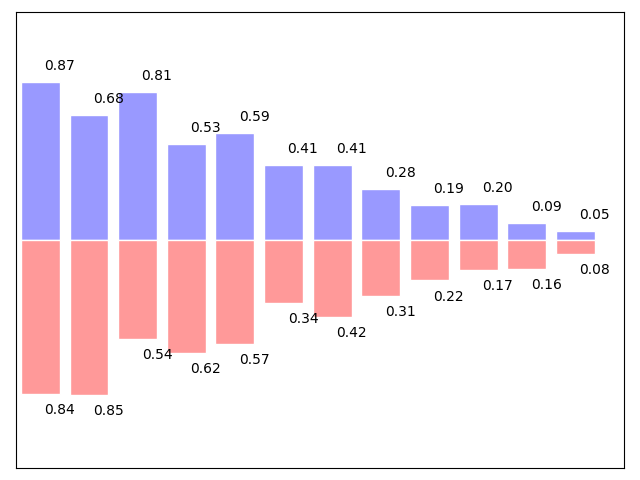

This figure's Python source:
"""
这是Python Matplotlib模板的一个示例:条形图
点击右键 ->【运行当前文件】查看效果

了解更多关于Matplotlib的使用方法, 点击这里查看官方文档: https://matplotlib.org/stable/users/index
"""
# -----------------------------------------------------------------------------
# Copyright (c) 2015, Nicolas P. Rougier. All Rights Reserved.
# Distributed under the (new) BSD License. See LICENSE.txt for more info.
# -----------------------------------------------------------------------------
import numpy as np
import matplotlib.pyplot as plt

n = 12
X = np.arange(n)
Y1 = (1-X/float(n)) * np.random.uniform(0.5, 1.0, n)
Y2 = (1-X/float(n)) * np.random.uniform(0.5, 1.0, n)

plt.axes([0.025, 0.025, 0.95, 0.95])
plt.bar(X, +Y1, facecolor='#9999ff', edgecolor='white')
plt.bar(X, -Y2, facecolor='#ff9999', edgecolor='white')

for x, y in zip(X, Y1):
    plt.text(x+0.4, y+0.05, '%.2f' % y, ha='center', va='bottom')

for x, y in zip(X, Y2):
    plt.text(x+0.4, -y-0.05, '%.2f' % y, ha='center', va='top')

plt.xlim(-.5, n), plt.xticks([])
plt.ylim(-1.25, +1.25), plt.yticks([])

plt.savefig('bar_ex.png')
